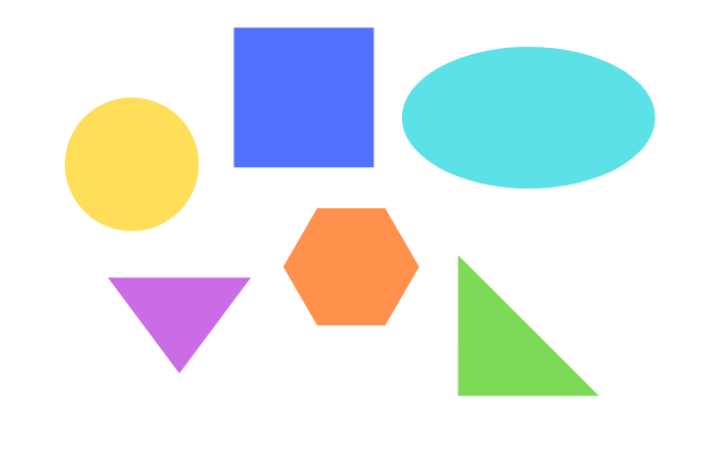
#> input picture Opencv/Resources/shapes.png, 717 x 463 px
$ python shape_detect.py
#> lines starting #> are read from the running program, lines starting #| are printed output that depends on the picture; after the words box and inside, x2 and y2 are one past the last pixel; in counts of white or black regions, pixels touching at a corner belong together
### Opencv/stackImages.py
import cv2
import numpy as np

def stackImages(imgArray,scale,lables=[]):
    sizeW= imgArray[0][0].shape[1]
    sizeH = imgArray[0][0].shape[0]
    rows = len(imgArray)
    cols = len(imgArray[0])
    rowsAvailable = isinstance(imgArray[0], list)
    width = imgArray[0][0].shape[1]
    height = imgArray[0][0].shape[0]
    if rowsAvailable:
        for x in range ( 0, rows):
            for y in range(0, cols):
                imgArray[x][y] = cv2.resize(imgArray[x][y], (sizeW, sizeH), None, scale, scale)
                if len(imgArray[x][y].shape) == 2: imgArray[x][y]= cv2.cvtColor( imgArray[x][y], cv2.COLOR_GRAY2BGR)
        imageBlank = np.zeros((height, width, 3), np.uint8)
        hor = [imageBlank]*rows
        hor_con = [imageBlank]*rows
        for x in range(0, rows):
            hor[x] = np.hstack(imgArray[x])
            hor_con[x] = np.concatenate(imgArray[x])
        ver = np.vstack(hor)
        ver_con = np.concatenate(hor)
    else:
        for x in range(0, rows):
            imgArray[x] = cv2.resize(imgArray[x], (sizeW, sizeH), None, scale, scale)
            if len(imgArray[x].shape) == 2: imgArray[x] = cv2.cvtColor(imgArray[x], cv2.COLOR_GRAY2BGR)
        hor= np.hstack(imgArray)
        hor_con= np.concatenate(imgArray)
        ver = hor
    if len(lables) != 0:
        eachImgWidth= int(ver.shape[1] / cols)
        eachImgHeight = int(ver.shape[0] / rows)
        print(eachImgHeight)
        for d in range(0, rows):
            for c in range (0,cols):
                cv2.rectangle(ver,(c*eachImgWidth,eachImgHeight*d),(c*eachImgWidth+len(lables[d][c])*13+27,30+eachImgHeight*d),(255,255,255),cv2.FILLED)
                cv2.putText(ver,lables[d][c],(eachImgWidth*c+10,eachImgHeight*d+20),cv2.FONT_HERSHEY_COMPLEX,0.7,(255,0,255),2)
    return ver

### Opencv/shape_detect.py
import cv2
import numpy as np
from stackImages import stackImages

def getContours(img):
    contours, hierarchy = cv2.findContours(img, cv2.RETR_EXTERNAL, cv2.CHAIN_APPROX_NONE)
    for cnt in contours:
        area = cv2.contourArea(cnt)
        if area > 500:
            cv2.drawContours(imgContour,cnt,-1,(255,0,0),3)
            peri = cv2.arcLength(cnt, True)
            approx = cv2.approxPolyDP(cnt, 0.02 * peri, True)
            objCor = len(approx)
            x , y , w, h = cv2.boundingRect(approx)

            if objCor==3: objectType="Tri"
            elif objCor ==4:
                aspRatio =w/float(h)
                if aspRatio >0.95 and aspRatio <1.05: objectType="Square"
                else:objectType="Rectangle"
            elif objCor==5: objectType="Pentagon"
            elif objCor == 6:objectType = "Hexagon"
            else:objectType="Circle"

            cv2.rectangle(imgContour, (x , y ), (x + w , y + h ), (0, 255, 0), 2)
            cv2.putText(imgContour,objectType,
                        (x+(w//2)-10,y+(h//2)-10),cv2.FONT_HERSHEY_COMPLEX,0.7,
                        (0,0,0),2)


path  = "Resources/shapes.png"
img   = cv2.imread(path)
#> img is the input picture: shape (463, 717, 3); mean B, G, R 233.9, 234.6, 226
img   = cv2.resize(img,(300,300))
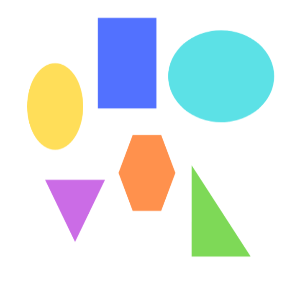
#> img: shape (300, 300, 3); mean B, G, R 233.9, 234.6, 226
imgContour = img.copy()

imgGray = cv2.cvtColor(img, cv2.COLOR_BGR2GRAY)
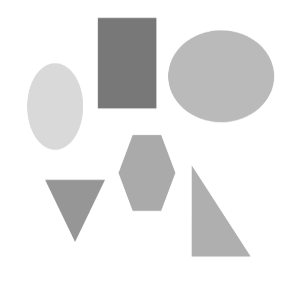
#> imgGray: shape (300, 300); min 120, max 255, mean 232
imgBlur = cv2.GaussianBlur(imgGray, (7, 7), 1)
imgCanny = cv2.Canny(imgBlur,50,50)
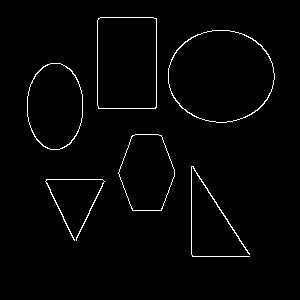
#> imgCanny: shape (300, 300); 1.8% white in thin lines or dots, all inside (x1, y1, x2, y2) = (27, 17, 275, 257)
getContours(imgCanny)
#> in getContours, `contours, hierarchy = cv2.findContours(img, cv2.RETR_EXTERNAL, cv2.CHA..`: contours = 6 contours; box (x1, y1, x2, y2) and area: (168, 30, 275, 123) 7682, (97, 17, 157, 109) 5360, (27, 63, 83, 150) 3812, (118, 134, 175, 211) 3235, (191, 166, 250, 257) 56, (45, 179, 105, 241) 56
#> the loop in getContours, `for cnt in contours:` made 6 passes
#> (area, peri, approx, objCor, x, y, w, h) on pass 6: (5359.5, 297.1, [[98, 18], [98, 108], [155, 108], [156, 18]], 4, 98, 18, 59, 91)
#> (area, peri, objCor, x, y, w, h, objectType) on passes 3 to 5: (3235, 231.2, 6, 118, 135, 57, 76, 'Hexagon'), (3812, 238.7, 8, 27, 63, 56, 87, 'Circle'), (7682.5, 329.8, 8, 171, 31, 104, 92, 'Circle')
#> after the loop in getContours, `for cnt in contours:`:
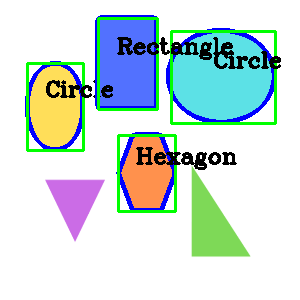
#> imgContour: shape (300, 300, 3); 10.66% of pixels changed, all inside (x1, y1, x2, y2) = (25, 15, 281, 213)

imgBlank = np.zeros_like(img)
imgStack = stackImages(([img,imgGray, imgBlur],
                             [imgCanny, imgContour,imgBlank]),0.8)
#> after the loop in stackImages, `for x in range(0, rows):`: hor = 2 items
#> in stackImages, `ver = np.vstack(hor)`:
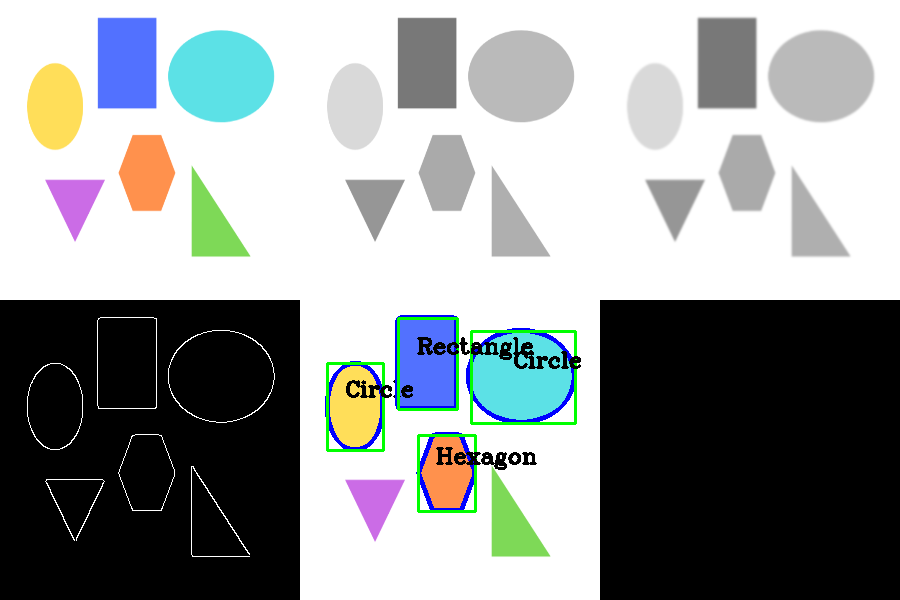
#> ver: shape (600, 900, 3); mean of channels 0, 1, 2 153.5, 154, 149.8; drawn as B, G, R

cv2.imshow("Result", imgStack)
cv2.waitKey(0)
